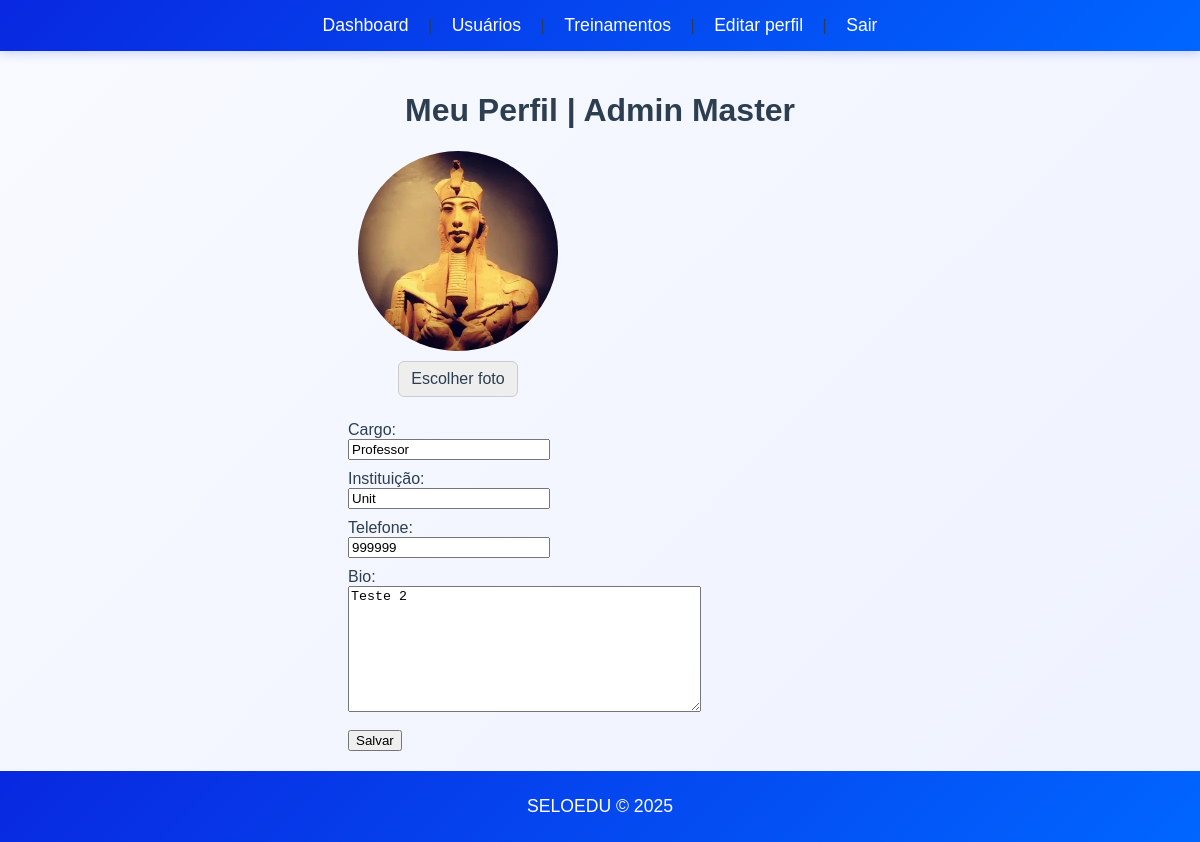
The page /users/profile (signed in) on the database its author committed.
### models/users.py (models this page shows, shortened)
class User(UserMixin, db.Model):
	__tablename__ = 'users'
	id = db.Column(db.Integer, primary_key=True)
	nome = db.Column(db.String(120), nullable=False)
	email = db.Column(db.String(150), unique=True, nullable=False)
	password_hash = db.Column(db.String(256), nullable=True)
	role = db.Column(db.String(50), default='user')
	ativo = db.Column(db.Boolean, default=True)
	profile = db.relationship('Profile', uselist=False, back_populates='user')

### models/profile.py (models this page shows)
class Profile(db.Model):
    __tablename__ = 'profiles'
    id = db.Column(db.Integer, primary_key=True)
    user_id = db.Column(db.Integer, db.ForeignKey('users.id'), unique=True, nullable=False)
    telefone = db.Column(db.String(20))
    instituicao = db.Column(db.String(100))
    cargo = db.Column(db.String(100))
    foto = db.Column(db.String(255))
    foto_thumb = db.Column(db.String(255))
    bio = db.Column(db.Text)
    user = db.relationship('User', back_populates='profile')

### views/profile.py (the view, shortened to what this page needs)
@login_required
def profile():
    profile = Profile.query.filter_by(user_id=current_user.id).first()
    return render_template('users/profile.html', profile=profile)

### models/users.py (called while the page is built)
@login_manager.user_loader
def load_user(user_id):
	try:
		return User.query.get(int(user_id))
	except Exception:
		return None

### templates/users/profile.html (shortened to what this page needs)
{% extends "base.html" %}
{% block content %}
<h1>Meu Perfil | {{ current_user.nome if current_user and current_user.nome else '' }}</h1>
<form method="post" action="{{ url_for('users.profile') }}" enctype="multipart/form-data">
  <div style="display:flex; gap:24px; align-items:flex-start; flex-wrap:wrap;">
    <div style="display:flex; flex-direction:column; align-items:center; gap:10px; min-width:220px;">
      <div id="photo-box"
           style="width:200px; height:200px; border-radius:50%; overflow:hidden; background:#ddd; display:flex; align-items:center; justify-content:center; cursor:pointer;"
           title="Clique para alterar a foto">
        {% if profile and profile.foto_thumb %}
          <img id="current-photo" src="{{ url_for('static', filename='uploads/' ~ profile.foto_thumb) }}"
               alt="Foto atual" style="width:200px; height:200px; object-fit:cover; display:block;">
        {% elif profile and profile.foto %}
          <img id="current-photo" src="{{ url_for('static', filename='uploads/' ~ profile.foto) }}"
               alt="Foto atual" style="width:200px; height:200px; object-fit:cover; display:block;">
        {% endif %}
      </div>
      <div>
        <label for="foto" style="display:inline-block; padding:8px 12px; background:#eee; border:1px solid #ccc; border-radius:6px; cursor:pointer;">
          Escolher foto
        </label>
      </div>
    </div>
    <div style="flex:1 1 420px; min-width:260px;">
      <div style="margin-bottom:10px;">
        <label for="cargo">Cargo:</label><br>
        <input type="text" id="cargo" name="cargo" value="{{ profile.cargo or '' }}" style="width:40%; box-sizing:border-box;">
      </div>
      <div style="margin-bottom:10px;">
        <label for="instituicao">Instituição:</label><br>
        <input type="text" id="instituicao" name="instituicao" value="{{ profile.instituicao or '' }}" style="width:40%; box-sizing:border-box;">
      </div>
      <div style="margin-bottom:10px;">
        <label for="telefone">Telefone:</label><br>
        {% if form %}
          {{ form.telefone(class="form-control", style="width:40%; box-sizing:border-box;") }}
        {% else %}
          <input type="text" id="telefone" name="telefone" maxlength="11" value="{{ profile.telefone or '' }}" style="width:40%; box-sizing:border-box;">
        {% endif %}
      </div>
      <div style="margin-top:6px;">
        <label for="bio">Bio:</label><br>
        {% if form %}
          {{ form.bio(class="form-control", rows=5, style="width:70%; box-sizing:border-box;") }}
        {% else %}
          <textarea id="bio" name="bio" rows="8" style="width:70%; box-sizing:border-box;">{{ profile.bio or '' }}</textarea>
        {% endif %}
      </div>
      <div style="margin-top:14px;">
        <button type="submit" class="btn btn-primary">Salvar</button>
      </div>
    </div>
  </div>
</form>
{% endblock %}

### Static/custom.css (style rules this page uses)
body { font-family: 'Arial', sans-serif; background: linear-gradient(135deg, #f8faff 0%, #eef2ff 100%); margin: 0; padding: 0; color: #2c3e50; display: flex; flex-direction: column; min-height: 100vh; }

### rows shown on the page
User: nome "Admin Master"
Profile: foto (picture), cargo "Professor", instituicao "Unit", telefone "999999", bio "Teste 2"
